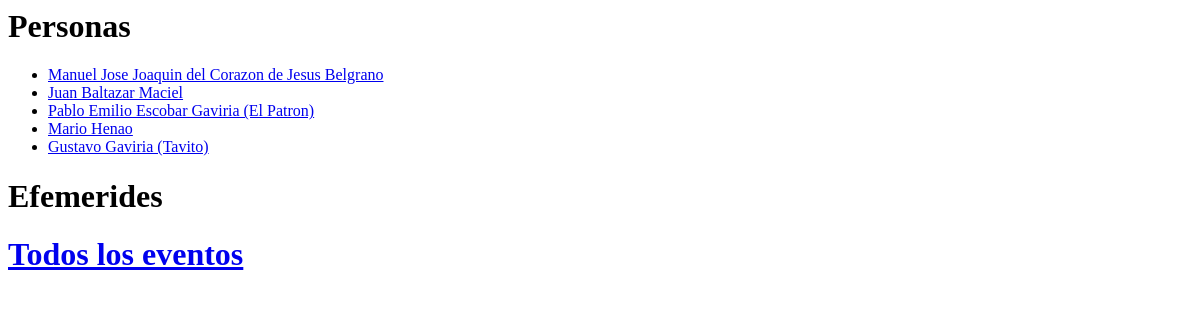
The page /cronicas/ on the database as committed earlier.
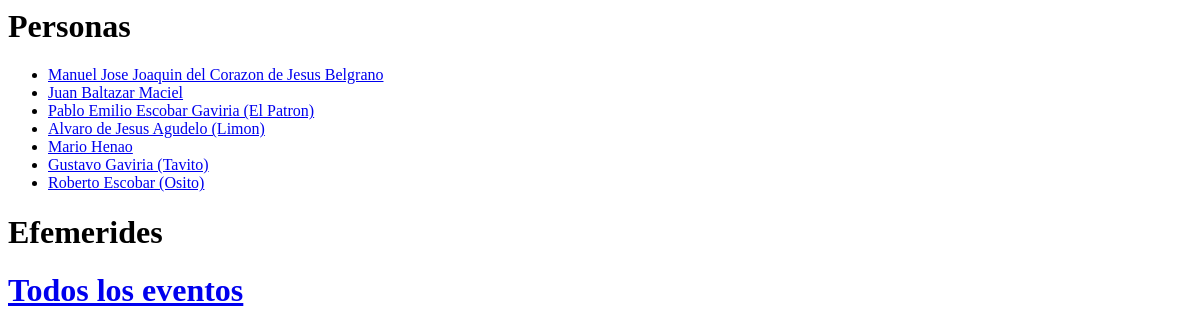
The same page on the database as committed later.
### cronicas/models.py (models this page shows)
class Individuo(models.Model):
    nombre = models.TextField(blank = True, null = True)
    apellido = models.TextField(blank = True, null = True)
    alias = models.TextField(blank = True, null = True)
    descripcion = models.TextField(blank = True, null = True)
    imagen = models.TextField(blank = True, null = True)
    creacion = models.DateTimeField(blank = True, null = True)
    desaparicion = models.DateTimeField(blank = True, null = True)
    def __str__(self):
    	if self.alias != "":
            return "%s %s (%s)" % (self.nombre, self.apellido, self.alias)
    	else:
    		return "%s %s" % (self.nombre, self.apellido)

### cronicas/views.py (the view)
# urls.py: path('', views.index, name = 'index'),
def index(request):
	individuosEnEventos = []
	for evento in Evento.objects.all():
		for individuo in evento.individuos.all():
			if individuo not in individuosEnEventos:
				individuosEnEventos.append(individuo)
	eventosDiarios = []
	for evento in Evento.objects.all():
		if evento.fecha.date() == date.today():
			eventosDiarios.append(evento)
	return render(request, 'cronicas/index.html',
		          {'all_people' : individuosEnEventos,
		           'eventos_diarios' : eventosDiarios})

### cronicas/templates/cronicas/index.html (shortened to what this page needs)
<h1>Personas</h1>
{% if all_people %}
    <ul>
    {% for people in all_people %}
        <li><a href="{% url 'detallesIndividuo' people.id %}">{{ people }} </a></li>
    {% endfor %}
    </ul>
{% else %}
    <p>No people available.</p>
{% endif %}
<h1>Efemerides</h1>
<h1><a href="{% url 'todosLosEventos' %}">Todos los eventos</a></h1>

Rows that differ between the two databases and show on the page:
added Individuo: alias+nombre+apellido "Alvaro de Jesus Agudelo (Limon)"
added Individuo: alias+nombre+apellido "Roberto Escobar (Osito)"
